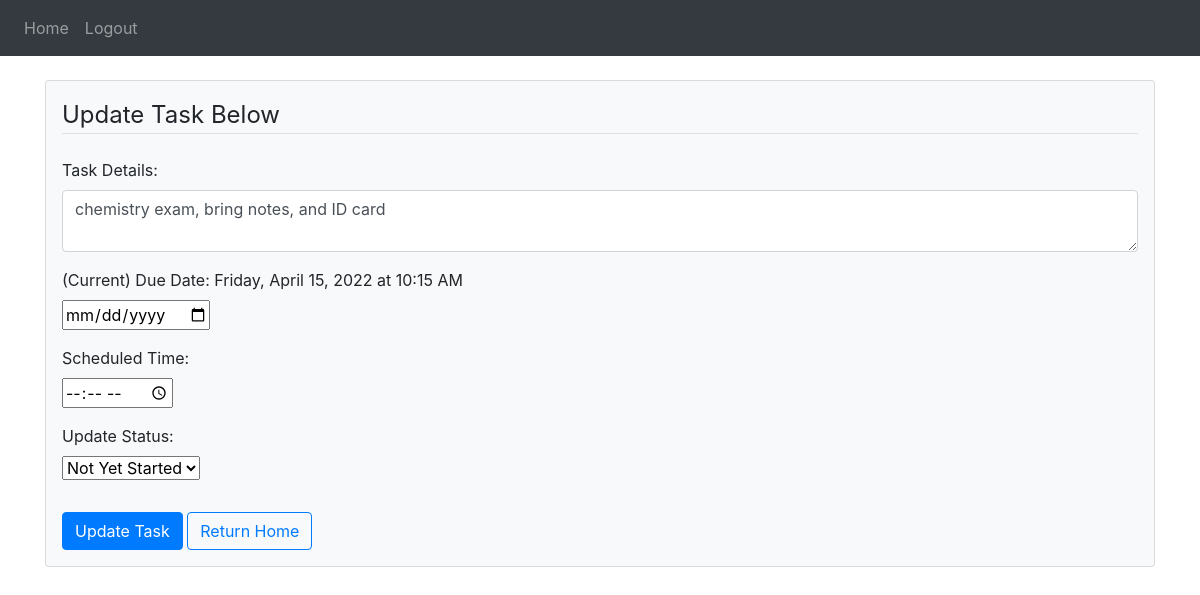
/update/1 (signed in), run on the app's committed database.
### website/models.py (models this page shows)
class Task(db.Model):
    id = db.Column(db.Integer, primary_key=True)
    content = db.Column(db.String(200), nullable=False)
    due_date = db.Column(db.String(30)) # formatted str date (ex: Tuesday, April 05, 2022)
    due_date_int = db.Column(db.String(20)) # YYYY-MM-DD str format
    time = db.Column(db.String(20)) # str type, account for untimed tasks
    user_id = db.Column(db.Integer, db.ForeignKey('user.id'))
    status = db.Column(db.String(30), default="Not Yet Started") # Other Statuses: In Progress, Completed, Cancelled

### website/views.py (the view)
@views.route('/update/<int:id>', methods=['POST', 'GET'])
@login_required
def update(id):
    updated_task = Task.query.get(id)
    if request.method == 'POST':
        if request.form['action'] == 'Return Home':
            flash('Update cancelled. Returning Home!', category='success')
            return redirect('/')
        if updated_task.user_id == current_user.id:
            updated_task.content = request.form['content']
            date_obj = request.form['due_date']
            updated_task.due_date = format_date(date_obj)
            updated_task.due_date_int = date_obj
            if date_obj:
                time = request.form['time']
                updated_task.time = format_time(time)
            else:
                updated_task.time = '' # default time: unspecified/optional
            updated_task.status = request.form.get('taskStatus')
            try:
                db.session.commit()
                flash('Task updated!', category='success')
                return redirect('/')
            except:
                flash('Error in updating task.', category='error')
    else:
        return render_template('update.html', task=updated_task, user=current_user)

### website/__init__.py (called while the page is built)
def create_app():
    app = Flask(__name__)
    app.config['SECRET_KEY'] = '2797cfdcad8dcc11d9f00ffbc5704bee' # secrets.token_hex(16)
    app.config['SQLALCHEMY_DATABASE_URI'] = f'sqlite:///{DB_NAME}'
    db.init_app(app)
    from .views import views
    from .auth import auth
    app.register_blueprint(views, url_prefix='/')
    app.register_blueprint(auth, url_prefix='/')
    from .models import Task, User
    create_database(app)
    login_manager = LoginManager()
    login_manager.login_view = 'auth.login' # where to redirect if not logged in
    login_manager.init_app(app)
    @login_manager.user_loader
    def load_user(id):
        return User.query.get(int(id))
    return app

### website/templates/update.html (shortened to what this page needs)
{% extends "base.html" %}
{% block content %}
  <br>
  <div class="content-section">
    <form class="card p-3 bg-light" method="POST">
        <fieldset class="form-group">
            <legend class="border-bottom mb-4">Update Task Below</legend>
            <div class="form-group">
              <label for="content"> Task Details: </label>
              <textarea
                id="content"
                name="content"
                class="form-control"
              >{{task.content}}</textarea>
            </div>
            <div class="form-group">
              <label for="due_date"> (Current) Due Date: {{task.due_date}}
                {% if task.time|length > 1%}
                  at {{task.time}}
                {% endif %}
              </label>
              <br>
              <input type="date" id="due_date" name="due_date">
            </div>
            <div class="form-group">
              <label for="time">Scheduled Time:</label>
              <br>
              <input type="time" id="time" name="time">
            </div>
            <div class="form-group">
              <label for="status">Update Status:</label>
              <br>
              <select name="taskStatus" aria-label="Select/Dropdown menu">
                <option value="Not Yet Started" selected>Not Yet Started</option>
              </select>
            </div>
        </fieldset>
        <div>
          <button
            type="submit"
            class="btn btn-primary"
            name="action"
            value="Update"
          >Update Task</button>
          <button
            type="submit"
            class="btn btn-outline-primary"
            name="action"
            value="Return Home"
          >Return Home</button>
        </div>
    </form>
  </div>
{% endblock %}

### data on the page
Task: content "chemistry exam, bring notes, and ID card", due_date "Friday, April 15, 2022", time "10:15 AM"
